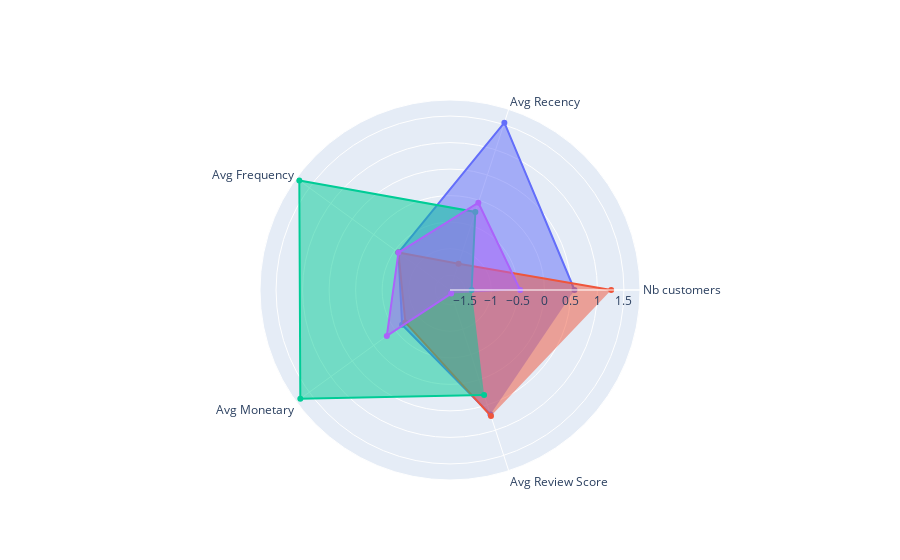

The notebook cell saved with this chart:
### Code cell
display_radar_normalized(avg_cluster, list_cluster)

### Figure 1 — Plotly figure (JSON) as saved in the notebook; plotly's stock layout.template omitted (floating-point values rounded to 4 significant figures)
{"data": [{"fill": "toself", "name": "Cluster 0", "r": [0.5684, 1.538, -0.5774, -0.6631, 0.6875], "theta": ["Nb customers", "Avg Recency", "Avg Frequency", "Avg Monetary", "Avg Review Score"], "type": "scatterpolar"}, {"fill": "toself", "name": "Cluster 1", "r": [1.259, -1.257, -0.5774, -0.7388, 0.7203], "theta": ["Nb customers", "Avg Recency", "Avg Frequency", "Avg Monetary", "Avg Review Score"], "type": "scatterpolar"}, {"fill": "toself", "name": "Cluster 2", "r": [-1.372, -0.2318, 1.732, 1.709, 0.3005], "theta": ["Nb customers", "Avg Recency", "Avg Frequency", "Avg Monetary", "Avg Review Score"], "type": "scatterpolar"}, {"fill": "toself", "name": "Cluster 3", "r": [-0.4556, -0.04923, -0.5774, -0.3069, -1.708], "theta": ["Nb customers", "Avg Recency", "Avg Frequency", "Avg Monetary", "Avg Review Score"], "type": "scatterpolar"}], "layout": {"polar": {"radialaxis": {"visible": true}}, "showlegend": false}}
